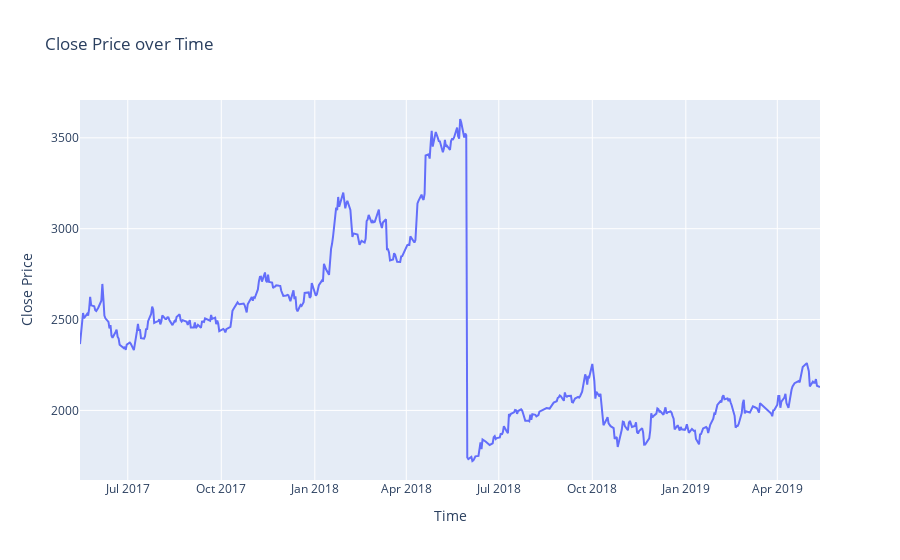

Notebook source saved alongside this figure:
### Code cell
data = go.Scatter(x = df.index, y = df['Close Price'], name = 'train')

layout = go.Layout(dict(title = 'Close Price over Time',
                       xaxis = dict(title = 'Time'),
                       yaxis = dict(title = 'Close Price'),
                       ))
iplot(dict(data=data, layout=layout))

### Figure 1 — Plotly figure (JSON) as saved in the notebook; plotly's stock layout.template omitted (floating-point values rounded to 4 significant figures; data arrays with more than 128 entries replaced by an {"elided": "..."} marker saying what was removed)
{"data": [{"name": "train", "type": "scatter", "x": {"elided": "494 str values"}, "y": {"elided": "494 float values"}}], "layout": {"title": {"text": "Close Price over Time"}, "xaxis": {"title": {"text": "Time"}}, "yaxis": {"title": {"text": "Close Price"}}}}
